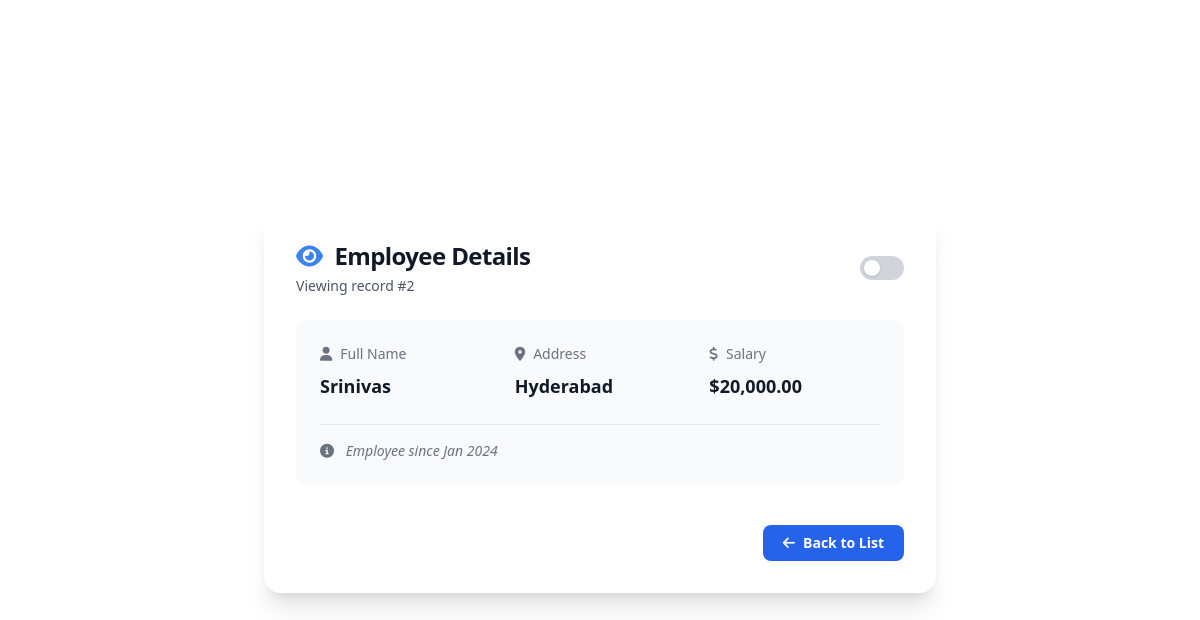
Screenshot of /read.php?id=2 with the database file from the repository.
### tables this page shows
CREATE TABLE `employees` (
  `id` int(11) NOT NULL,
  `name` varchar(100) NOT NULL,
  `address` varchar(255) NOT NULL,
  `salary` bigint(20) NOT NULL
);

### read.php (the view, shortened to what this page needs)
<?php
if(isset($_GET["id"]) && !empty(trim($_GET["id"]))){
    require_once "config.php";
    $sql = "SELECT * FROM employees WHERE id = ?";
    if($stmt = mysqli_prepare($link, $sql)){
        mysqli_stmt_bind_param($stmt, "i", $param_id);
        if(mysqli_stmt_execute($stmt)){
            $result = mysqli_stmt_get_result($stmt);
            if(mysqli_num_rows($result) == 1){
                $row = mysqli_fetch_array($result, MYSQLI_ASSOC);
            } else{
                header("location: error.php");
                exit();
            }
        } else{
            echo "Oops! Something went wrong. Please try again later.";
        }
    }
} else{
    header("location: error.php");
    exit();
}
?>
<!DOCTYPE html>
<html lang="en" class="dark">
<head>
  <script src="https://cdn.tailwindcss.com"></script>
  <link rel="stylesheet" href="https://cdnjs.cloudflare.com/ajax/libs/font-awesome/6.4.0/css/all.min.css">
</head>
<body class="bg-white text-gray-900 dark:bg-gray-900 dark:text-white transition-colors duration-300 font-sans">
  <div class="min-h-screen flex items-center justify-center px-4 sm:px-6 lg:px-8 py-8">
    <div class="w-full max-w-2xl bg-white dark:bg-gray-800 rounded-2xl shadow-xl p-8 space-y-6 transition-all">
      <div class="flex items-center justify-between">
        <div>
          <h1 class="text-2xl font-bold tracking-tight text-gray-900 dark:text-white flex items-center">
            <i class="fas fa-eye mr-3 text-blue-500"></i>
            Employee Details
          </h1>
          <p class="text-sm text-gray-600 dark:text-gray-300 mt-1">Viewing record #<?php echo htmlspecialchars($_GET["id"]); ?></p>
        </div>
        <div class="flex items-center space-x-2">
          <label for="theme-toggle" class="relative inline-block w-11 h-6 bg-gray-300 dark:bg-gray-600 rounded-full cursor-pointer transition-colors">
            <span class="absolute left-1 top-1 w-4 h-4 bg-white rounded-full shadow transform transition-transform"></span>
          </label>
        </div>
      </div>
      <div class="bg-gray-50 dark:bg-gray-700/30 rounded-xl p-6 space-y-6">
        <div class="grid grid-cols-1 md:grid-cols-3 gap-6">
          <div class="space-y-2">
            <div class="flex items-center text-sm font-medium text-gray-500 dark:text-gray-400">
              <i class="fas fa-user mr-2"></i>
              Full Name
            </div>
            <div class="text-lg font-semibold text-gray-900 dark:text-white">
              <?php echo htmlspecialchars($row["name"]); ?>
            </div>
          </div>
          <div class="space-y-2">
            <div class="flex items-center text-sm font-medium text-gray-500 dark:text-gray-400">
              <i class="fas fa-map-marker-alt mr-2"></i>
              Address
            </div>
            <div class="text-lg font-semibold text-gray-900 dark:text-white">
              <?php echo htmlspecialchars($row["address"]); ?>
            </div>
          </div>
          <div class="space-y-2">
            <div class="flex items-center text-sm font-medium text-gray-500 dark:text-gray-400">
              <i class="fas fa-dollar-sign mr-2"></i>
              Salary
            </div>
            <div class="text-lg font-semibold text-gray-900 dark:text-white">
              $<?php echo number_format(htmlspecialchars($row["salary"]), 2); ?>
            </div>
          </div>
        </div>
        <div class="border-t border-gray-200 dark:border-gray-700 pt-4 mt-4">
          <div class="text-sm text-gray-500 dark:text-gray-400 italic">
            <i class="fas fa-info-circle mr-2"></i>
            Employee since <?php echo date("M Y", strtotime("-" . rand(1,60) . " months")); ?>
          </div>
        </div>
      </div>
      <div class="flex justify-end pt-4">
        <a href="index.php" class="inline-flex items-center gap-2 px-5 py-2 rounded-lg bg-blue-600 hover:bg-blue-700 text-white text-sm font-semibold transition">
          <i class="fas fa-arrow-left"></i> Back to List
        </a>
      </div>
    </div>
  </div>
</body>
</html>

### rows the page displays
employees: name "Srinivas", address "Hyderabad", salary "20,000.00"

### other values shown
$_GET["id"] "2"
